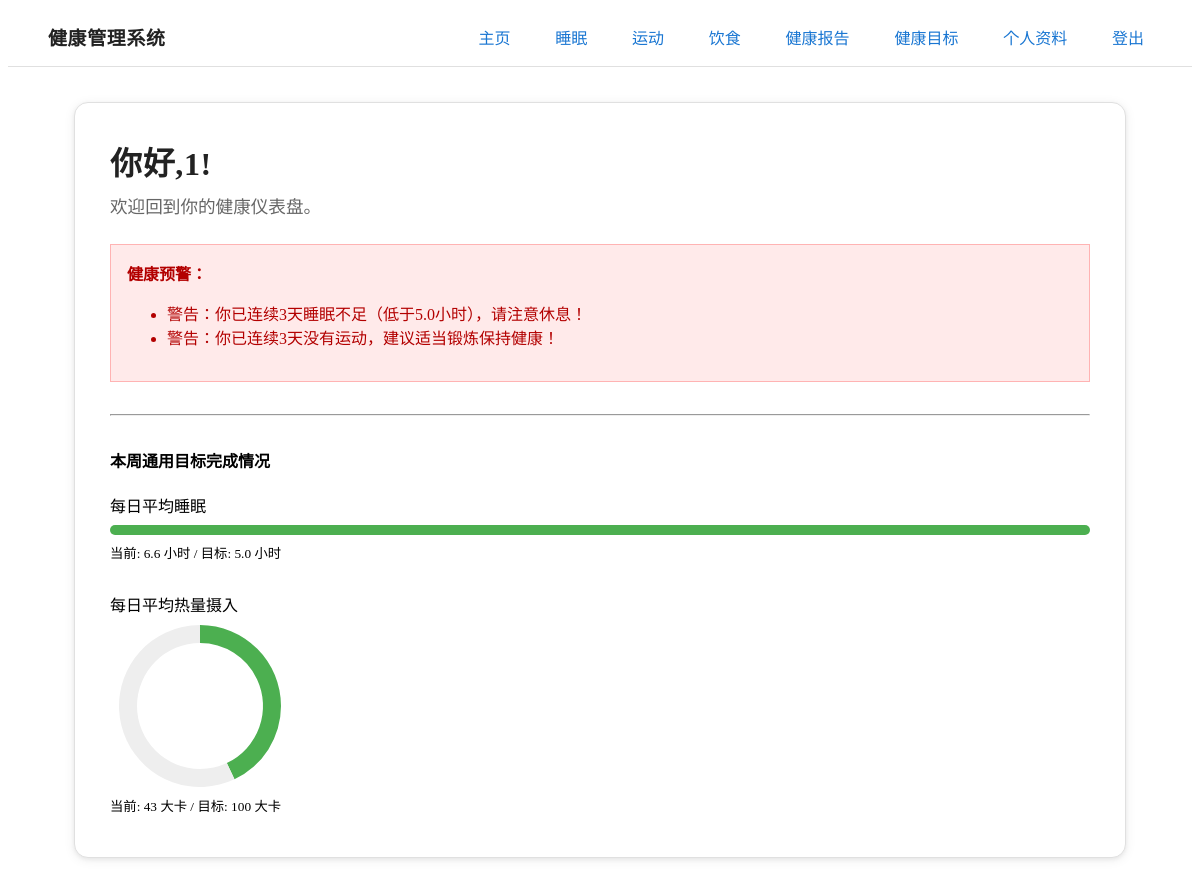
Before: /index (signed in) with the older database file.
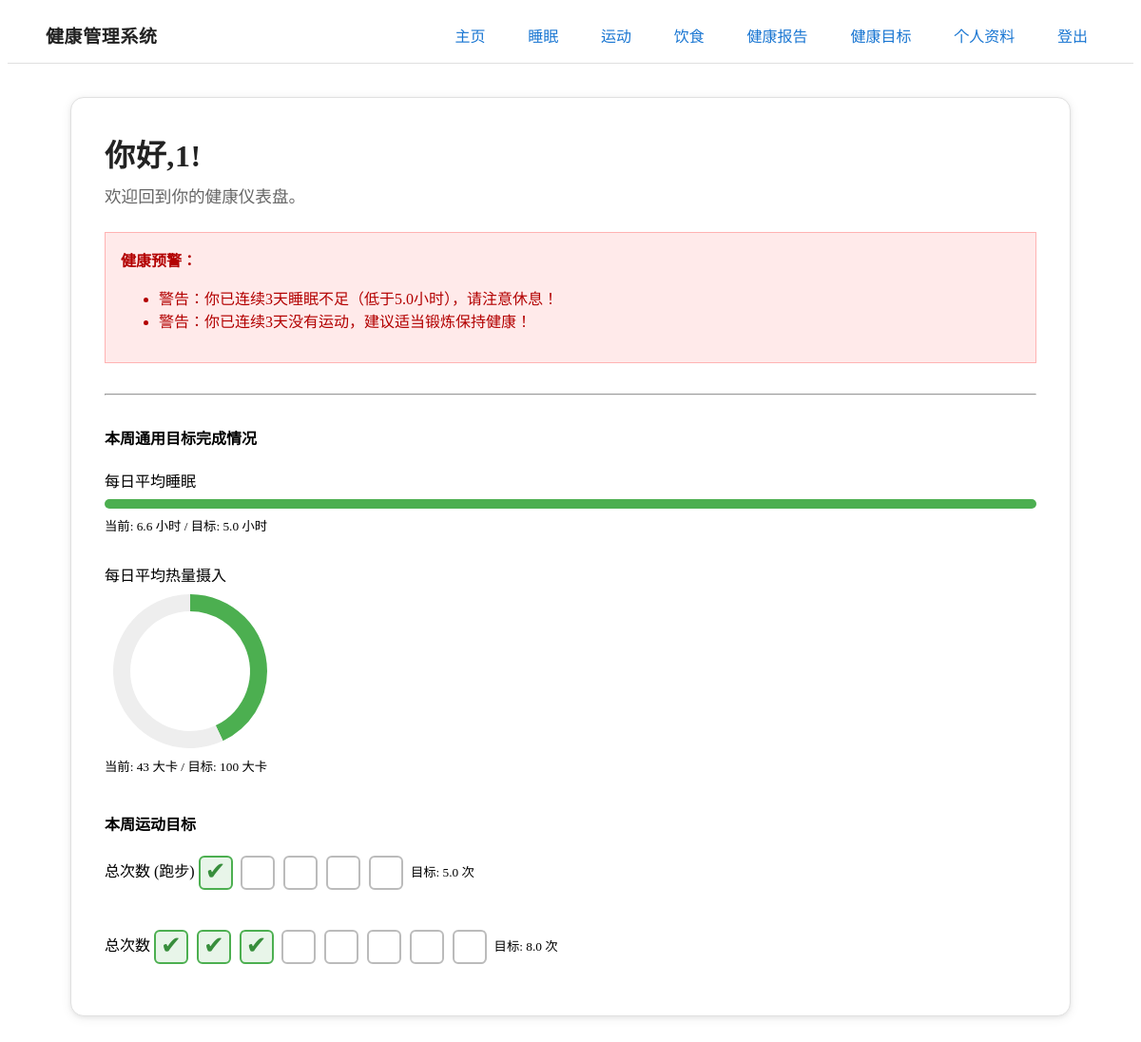
After: the same page with the newer database file.
### app/models.py (models this page shows, shortened)
class ExerciseGoal(db.Model):
    id = db.Column(db.Integer, primary_key=True)
    user_id = db.Column(db.Integer, db.ForeignKey('user.id'), nullable=False)
    goal_type = db.Column(db.String(50), nullable=False) # e.g., 'duration', 'frequency', 'distance'
    target_value = db.Column(db.Float, nullable=False)
    exercise_type = db.Column(db.String(50)) # e.g., '跑步' for a frequency goal
    time_period = db.Column(db.String(20), default='weekly') # 'weekly' or 'monthly'
    user = db.relationship('User', backref=db.backref('exercise_goals', lazy='dynamic'))

### app/routes.py (the view)
@app.route('/')
@app.route('/index')
@login_required
def index():
    user_goal = current_user.goal
    exercise_goals = current_user.exercise_goals.all()
    progress_data = {}
    alert_messages = []  # 新增：用于存放预警信息
    today = datetime.utcnow().date()
    monday = today - timedelta(days=today.weekday())
    next_monday = monday + timedelta(days=7)
    last_7_days = [monday + timedelta(days=i) for i in range(0, 7)]
    days_so_far = (today - monday).days + 1  # 本周已过去天数（含今天）
    if user_goal:
        if user_goal.target_sleep_hours:
            sleep_records = current_user.sleep_records.filter(
                SleepRecord.sleep_time >= datetime.combine(monday, datetime.min.time()),
                SleepRecord.sleep_time < datetime.combine(today + timedelta(days=1), datetime.min.time())
            ).all()
            total_sleep = sum(r.duration for r in sleep_records)
            avg_sleep = total_sleep / days_so_far if days_so_far > 0 else 0
            progress_data['sleep'] = {
                'current': avg_sleep,
                'target': user_goal.target_sleep_hours,
                'progress': (avg_sleep / user_goal.target_sleep_hours) * 100 if user_goal.target_sleep_hours > 0 else 0
            }
        if user_goal.target_calorie_intake:
            diet_records = current_user.diet_records.filter(
                DietRecord.timestamp >= datetime.combine(monday, datetime.min.time()),
                DietRecord.timestamp < datetime.combine(today + timedelta(days=1), datetime.min.time())
            ).all()
            total_calories = sum(r.calories for r in diet_records)
            avg_calories = total_calories / days_so_far if days_so_far > 0 else 0
            progress_data['calories'] = {
                'current': avg_calories,
                'target': user_goal.target_calorie_intake,
                'progress': (user_goal.target_calorie_intake / avg_calories) * 100 if avg_calories > 0 else 100
            }
    exercise_progress_list = []
    if exercise_goals:
        exercise_records_this_week = current_user.exercise_records.filter(
            ExerciseRecord.timestamp >= datetime.combine(monday, datetime.min.time()),
            ExerciseRecord.timestamp < datetime.combine(next_monday, datetime.min.time())
        ).all()
        for goal in exercise_goals:
            current_value = 0
            relevant_records = exercise_records_this_week
            if goal.exercise_type:
                relevant_records = [r for r in exercise_records_this_week if r.exercise_type == goal.exercise_type]
            if goal.goal_type == 'duration':
                current_value = sum(r.duration for r in relevant_records)
            elif goal.goal_type == 'frequency':
                current_value = len(relevant_records)
            elif goal.goal_type == 'calories':
                current_value = sum(r.calories_burned for r in relevant_records)
            exercise_progress_list.append({
                'goal': goal,
                'current': current_value,
                'target': goal.target_value,
                'progress': (current_value / goal.target_value) * 100 if goal.target_value > 0 else 0
            })
    if user_goal and user_goal.target_sleep_hours:
        records = current_user.sleep_records.filter(
            SleepRecord.sleep_time >= datetime.combine(monday, datetime.min.time())
        ).all()
        daily_sleep = {d: 0 for d in last_7_days}
        for r in records:
            d = r.sleep_time.date()
            if d in daily_sleep:
                daily_sleep[d] += r.duration
        min_sleep = min(user_goal.target_sleep_hours, 7)  # 以目标和7小时中较小者为阈值
        count = 0
        for d in last_7_days:
            if daily_sleep[d] < min_sleep:
                count += 1
                if count >= 3:
                    alert_messages.append(f"警告：你已连续{count}天睡眠不足（低于{min_sleep}小时），请注意休息！")
                    break
            else:
                count = 0
    exercise_records = current_user.exercise_records.filter(
        ExerciseRecord.timestamp >= datetime.combine(monday, datetime.min.time())
    ).all()
    daily_exercise = {d: 0 for d in last_7_days}
    for r in exercise_records:
        d = r.timestamp.date()
        if d in daily_exercise:
            daily_exercise[d] += r.duration or 0
    count = 0
    for d in last_7_days:
        if daily_exercise[d] == 0:
            count += 1
            if count >= 3:
                alert_messages.append(f"警告：你已连续{count}天没有运动，建议适当锻炼保持健康！")
                break
        else:
            count = 0
    return render_template('index.html', title='主页',
                           general_goal=user_goal,
                           general_progress=progress_data,
                           exercise_progress_list=exercise_progress_list,
                           alert_messages=alert_messages)

### app/models.py (called while the page is built)
@login.user_loader
def load_user(id):
    return User.query.get(int(id))

### app/templates/index.html (shortened to what the changed rows need)
{% extends "base.html" %}
{% block content %}
    <article class="main-card">
        <h2 class="main-title">你好,{{ current_user.username }}!</h2>
        {% if alert_messages %}
            <article style="background: #ffeaea; color: #b30000; border: 1px solid #ffb3b3; padding: 1em; margin-bottom: 2em;">
                <ul>
                {% for msg in alert_messages %}
                    <li>{{ msg }}</li>
                {% endfor %}
                </ul>
            </article>
        {% endif %}
        {% if not general_goal and not exercise_progress_list %}
            <p>你还没有设定任何健康目标。</p>
            <a href="{{ url_for('goals') }}" role="button">点击这里去设定你的第一个目标！</a>
        {% else %}
            {% if general_goal or exercise_progress_list %}
                <div class="grid">
                    {% if exercise_progress_list %}
                    <section>
                        <h4>本周运动目标</h4>
                        {% for item in exercise_progress_list %}
                            <div style="margin: 12px 0;">
                                <label>
                                    {% if item.goal.goal_type is defined %}
                                        {{ item.goal.goal_type|replace('duration', '总时长')|replace('frequency', '总次数')|replace('calories', '总消耗热量') }}
                                    {% endif %}
                                    {% if item.goal.exercise_type is defined and item.goal.exercise_type %}({{ item.goal.exercise_type }}){% endif %}
                                </label>
                                {% if item.goal.goal_type is defined and (item.goal.goal_type == 'duration' or item.goal.goal_type == 'calories') %}
                                <div style="background:#eee; border-radius:8px; width:100%; height:10px; overflow:hidden; margin:8px 0;">
                                  <div style="background:{{ '#e74c3c' if item.current < item.target else '#4caf50' }}; width:{{ item.progress|int }}%; height:100%; transition:width 0.5s;"></div>
                                </div>
                                <small>
                                    当前: {{ "%.1f"|format(item.current) }} / 目标: {{ item.target }}{% if item.goal.goal_type == 'duration' %}分钟{% elif item.goal.goal_type == 'calories' %}大卡{% endif %}
                                    {% if item.current < item.target %}
                                        <span style="color:#e74c3c; font-weight:bold;">（未达标）</span>
                                    {% endif %}
                                </small>
                                {% elif item.goal.goal_type is defined and item.goal.goal_type == 'frequency' %}
                                <span style="display:inline-flex;gap:0.3em;vertical-align:middle;">
                                {% for i in range(1, item.target|int + 1) %}
                                    {% if i <= item.current|int %}
                                        <span class="freq-box checked" data-goal-id="{{ item.goal.id }}" data-index="{{ i }}" style="display:inline-block;width:32px;height:32px;border:2.5px solid #4caf50;border-radius:6px;text-align:center;line-height:30px;font-size:26px;cursor:pointer;margin-right:4px;transition:border-color 0.2s,background 0.2s,color 0.2s;">✔</span>
                                    {% else %}
                                        <span class="freq-box" data-goal-id="{{ item.goal.id }}" data-index="{{ i }}" style="display:inline-block;width:32px;height:32px;border:2.5px solid #bbb;border-radius:6px;text-align:center;line-height:30px;font-size:26px;cursor:pointer;margin-right:4px;transition:border-color 0.2s,background 0.2s,color 0.2s;"></span>
                                    {% endif %}
                                {% endfor %}
                                </span>
                                <small>目标: {{ item.target }} 次</small>
                                {% endif %}
                            </div>
                            <br>
                        {% endfor %}
                    </section>
                    {% endif %}
                </div>
            {% endif %}
        {% endif %}
    </article>
{% endblock %}
{% block scripts %}
{% if general_progress.calories is defined %}
<script>
// 热量摄入圆环图
var donut = echarts.init(document.getElementById('calorie_donut'));
var calorieCurrent = {{ general_progress.calories.current|int }};
var calorieTarget = {{ general_progress.calories.target|int }};
var color = (calorieCurrent > calorieTarget) ? '#e74c3c' : '#4caf50';
donut.setOption({
    series: [{
        type: 'pie',
        radius: ['70%', '90%'],
        avoidLabelOverlap: false,
        label: {show: false},
        data: [
            {value: Math.min(calorieCurrent, calorieTarget), name: '已摄入', itemStyle: {color: color}},
            {value: Math.max(0, calorieTarget - calorieCurrent), name: '剩余', itemStyle: {color: '#eee'}},
            {value: Math.max(0, calorieCurrent - calorieTarget), name: '超标', itemStyle: {color: '#e74c3c'}}
        ]
    }]
});
</script>
{% endif %}
{% endblock %}

Changed rows visible on the page:
added ExerciseGoal: goal.goal_type "总次数", goal.exercise_type "跑步", {{ i }} 3 (drawn), target "5.0"
added ExerciseGoal: goal.goal_type "总次数", {{ i }} 3 (drawn), target "8.0"
Other visible differences:
text now shown: "本周运动目标"
